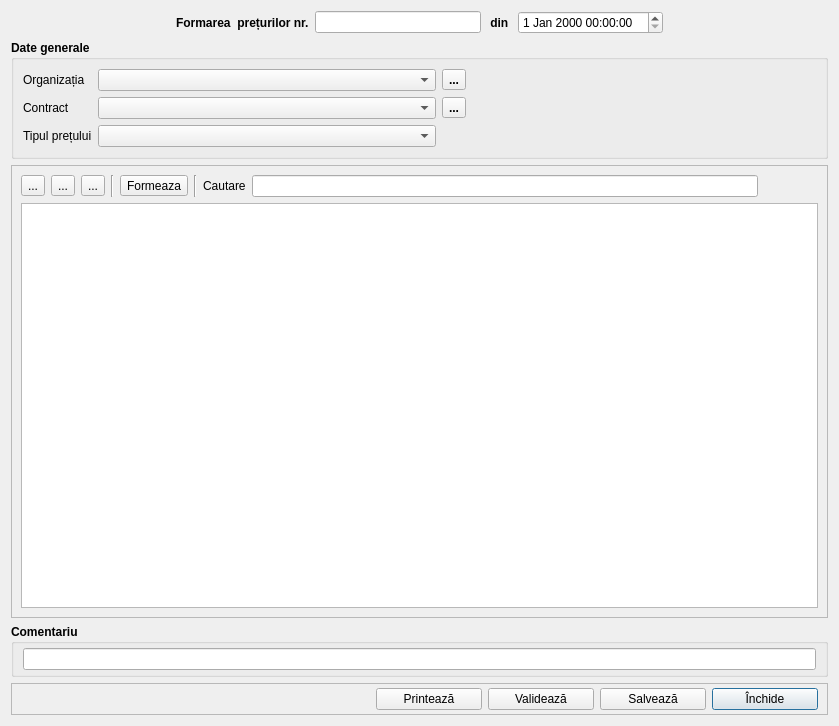
<?xml version="1.0" encoding="UTF-8"?>
<ui version="4.0">
 <class>PricingDialog</class>
 <widget class="QDialog" name="PricingDialog">
 <property name="geometry">
  <rect>
   <x>0</x>
   <y>0</y>
   <width>839</width>
   <height>726</height>
  </rect>
 </property>
 <property name="font">
  <font>
   <family>Segoe UI</family>
  </font>
 </property>
 <property name="windowTitle">
  <string>Dialog</string>
 </property>
 <layout class="QGridLayout" name="gridLayout_5">
  <item row="0" column="0">
   <layout class="QHBoxLayout" name="horizontalLayout">
    <item>
     <spacer name="horizontalSpacer">
      <property name="orientation">
       <enum>Qt::Orientation::Horizontal</enum>
      </property>
      <property name="sizeHint" stdset="0">
       <size>
        <width>40</width>
        <height>20</height>
       </size>
      </property>
     </spacer>
    </item>
    <item>
     <widget class="QLabel" name="labelTitleDoc">
      <property name="font">
       <font>
        <family>Segoe UI</family>
        <bold>true</bold>
       </font>
      </property>
      <property name="text">
       <string>Formarea  prețurilor nr.</string>
      </property>
     </widget>
    </item>
    <item>
     <widget class="QLineEdit" name="editNumberDoc"/>
    </item>
    <item>
     <widget class="QLabel" name="labelFrom">
      <property name="font">
       <font>
        <family>Segoe UI</family>
        <bold>true</bold>
       </font>
      </property>
      <property name="text">
       <string> din </string>
      </property>
     </widget>
    </item>
    <item>
     <widget class="QDateTimeEdit" name="dateTimeDoc"/>
    </item>
    <item>
     <spacer name="horizontalSpacer_2">
      <property name="orientation">
       <enum>Qt::Orientation::Horizontal</enum>
      </property>
      <property name="sizeHint" stdset="0">
       <size>
        <width>40</width>
        <height>20</height>
       </size>
      </property>
     </spacer>
    </item>
   </layout>
  </item>
  <item row="1" column="0">
   <widget class="QGroupBox" name="groupBox">
    <property name="font">
     <font>
      <family>Segoe UI</family>
      <bold>true</bold>
     </font>
    </property>
    <property name="title">
     <string>Date generale</string>
    </property>
    <layout class="QGridLayout" name="gridLayout">
     <item row="0" column="0">
      <widget class="QLabel" name="label">
       <property name="font">
        <font>
         <family>Segoe UI</family>
         <bold>false</bold>
        </font>
       </property>
       <property name="text">
        <string>Organizația</string>
       </property>
      </widget>
     </item>
     <item row="0" column="4">
      <spacer name="horizontalSpacer_3">
       <property name="orientation">
        <enum>Qt::Orientation::Horizontal</enum>
       </property>
       <property name="sizeHint" stdset="0">
        <size>
         <width>350</width>
         <height>20</height>
        </size>
       </property>
      </spacer>
     </item>
     <item row="0" column="2">
      <widget class="QComboBox" name="comboOrganization">
       <property name="sizePolicy">
        <sizepolicy hsizetype="Expanding" vsizetype="Fixed">
         <horstretch>0</horstretch>
         <verstretch>0</verstretch>
        </sizepolicy>
       </property>
       <property name="font">
        <font>
         <family>Segoe UI</family>
         <bold>false</bold>
        </font>
       </property>
      </widget>
     </item>
     <item row="1" column="0">
      <widget class="QLabel" name="label_2">
       <property name="font">
        <font>
         <family>Segoe UI</family>
         <bold>false</bold>
        </font>
       </property>
       <property name="text">
        <string>Contract</string>
       </property>
      </widget>
     </item>
     <item row="2" column="0">
      <widget class="QLabel" name="label_3">
       <property name="font">
        <font>
         <family>Segoe UI</family>
         <bold>false</bold>
        </font>
       </property>
       <property name="text">
        <string>Tipul prețului</string>
       </property>
      </widget>
     </item>
     <item row="1" column="2">
      <widget class="QComboBox" name="comboContract">
       <property name="font">
        <font>
         <family>Segoe UI</family>
         <bold>false</bold>
        </font>
       </property>
      </widget>
     </item>
     <item row="2" column="2">
      <widget class="QComboBox" name="comboTypesPricing">
       <property name="font">
        <font>
         <family>Segoe UI</family>
         <bold>false</bold>
        </font>
       </property>
      </widget>
     </item>
     <item row="0" column="3">
      <widget class="QToolButton" name="btnOpenCatOrganization">
       <property name="text">
        <string>...</string>
       </property>
       <property name="icon">
        <iconset resource="../../resources/resource.qrc">
         <normaloff>:/img/catalogs/open_catalog.png</normaloff>:/img/catalogs/open_catalog.png</iconset>
       </property>
       <property name="shortcut">
        <string>Esc</string>
       </property>
      </widget>
     </item>
     <item row="1" column="3">
      <widget class="QToolButton" name="btnOpenCatContract">
       <property name="text">
        <string>...</string>
       </property>
       <property name="icon">
        <iconset resource="../../resources/resource.qrc">
         <normaloff>:/img/catalogs/open_catalog.png</normaloff>:/img/catalogs/open_catalog.png</iconset>
       </property>
      </widget>
     </item>
    </layout>
   </widget>
  </item>
  <item row="2" column="0">
   <widget class="QFrame" name="frame_table">
    <property name="frameShape">
     <enum>QFrame::Shape::StyledPanel</enum>
    </property>
    <property name="frameShadow">
     <enum>QFrame::Shadow::Raised</enum>
    </property>
    <layout class="QGridLayout" name="gridLayout_2">
     <item row="0" column="0">
      <layout class="QHBoxLayout" name="layoutToolBar">
       <item>
        <widget class="QToolButton" name="btnAdd">
         <property name="toolTip">
          <string>Adauga (Ins.)</string>
         </property>
         <property name="text">
          <string>...</string>
         </property>
         <property name="icon">
          <iconset resource="../../resources/resource.qrc">
           <normaloff>:/img/toolBar/add.png</normaloff>:/img/toolBar/add.png</iconset>
         </property>
         <property name="shortcut">
          <string>Ins</string>
         </property>
        </widget>
       </item>
       <item>
        <widget class="QToolButton" name="btnEdit">
         <property name="toolTip">
          <string>Editeaza (F2)</string>
         </property>
         <property name="text">
          <string>...</string>
         </property>
         <property name="icon">
          <iconset resource="../../resources/resource.qrc">
           <normaloff>:/img/toolBar/edit.png</normaloff>:/img/toolBar/edit.png</iconset>
         </property>
         <property name="shortcut">
          <string>F2</string>
         </property>
        </widget>
       </item>
       <item>
        <widget class="QToolButton" name="btnDeletion">
         <property name="toolTip">
          <string>Elimina (Del)</string>
         </property>
         <property name="text">
          <string>...</string>
         </property>
         <property name="icon">
          <iconset resource="../../resources/resource.qrc">
           <normaloff>:/img/toolBar/delete.png</normaloff>:/img/toolBar/delete.png</iconset>
         </property>
         <property name="shortcut">
          <string>Del</string>
         </property>
        </widget>
       </item>
       <item>
        <widget class="Line" name="line">
         <property name="orientation">
          <enum>Qt::Orientation::Vertical</enum>
         </property>
        </widget>
       </item>
       <item>
        <widget class="QToolButton" name="btnFormsTable">
         <property name="minimumSize">
          <size>
           <width>0</width>
           <height>0</height>
          </size>
         </property>
         <property name="toolTip">
          <string>Formeaza (Ctrl + Space)</string>
         </property>
         <property name="text">
          <string>Formeaza</string>
         </property>
         <property name="icon">
          <iconset resource="../../resources/resource.qrc">
           <normaloff>:/img/oxygen/go-next.png</normaloff>:/img/oxygen/go-next.png</iconset>
         </property>
         <property name="shortcut">
          <string>Ctrl+Space</string>
         </property>
         <property name="toolButtonStyle">
          <enum>Qt::ToolButtonStyle::ToolButtonTextBesideIcon</enum>
         </property>
        </widget>
       </item>
       <item>
        <widget class="Line" name="line_2">
         <property name="orientation">
          <enum>Qt::Orientation::Vertical</enum>
         </property>
        </widget>
       </item>
       <item>
        <widget class="QLabel" name="label_4">
         <property name="text">
          <string>Cautare</string>
         </property>
        </widget>
       </item>
       <item>
        <widget class="SearchLineEdit" name="editSearch">
         <property name="clearButtonEnabled">
          <bool>true</bool>
         </property>
        </widget>
       </item>
       <item>
        <spacer name="horizontalSpacer_5">
         <property name="orientation">
          <enum>Qt::Orientation::Horizontal</enum>
         </property>
         <property name="sizeType">
          <enum>QSizePolicy::Policy::Preferred</enum>
         </property>
         <property name="sizeHint" stdset="0">
          <size>
           <width>60</width>
           <height>20</height>
          </size>
         </property>
        </spacer>
       </item>
      </layout>
     </item>
     <item row="1" column="0">
      <widget class="QTableView" name="tableView"/>
     </item>
    </layout>
   </widget>
  </item>
  <item row="4" column="0">
   <widget class="QFrame" name="frame_footer">
    <property name="frameShape">
     <enum>QFrame::Shape::StyledPanel</enum>
    </property>
    <property name="frameShadow">
     <enum>QFrame::Shadow::Raised</enum>
    </property>
    <layout class="QGridLayout" name="gridLayout_4">
     <property name="leftMargin">
      <number>9</number>
     </property>
     <property name="topMargin">
      <number>4</number>
     </property>
     <property name="bottomMargin">
      <number>4</number>
     </property>
     <item row="0" column="6">
      <widget class="QPushButton" name="btnClose">
       <property name="minimumSize">
        <size>
         <width>106</width>
         <height>0</height>
        </size>
       </property>
       <property name="toolTip">
        <string>Inchidere (Esc)</string>
       </property>
       <property name="text">
        <string>Închide</string>
       </property>
       <property name="icon">
        <iconset resource="../../resources/resource.qrc">
         <normaloff>:/img/btns/close.png</normaloff>:/img/btns/close.png</iconset>
       </property>
       <property name="shortcut">
        <string>Esc</string>
       </property>
      </widget>
     </item>
     <item row="0" column="3">
      <widget class="QPushButton" name="btnPrint">
       <property name="minimumSize">
        <size>
         <width>106</width>
         <height>0</height>
        </size>
       </property>
       <property name="toolTip">
        <string>Printeaza (Ins)</string>
       </property>
       <property name="text">
        <string>Printează</string>
       </property>
       <property name="icon">
        <iconset resource="../../resources/resource.qrc">
         <normaloff>:/img/actions/print.png</normaloff>:/img/actions/print.png</iconset>
       </property>
       <property name="shortcut">
        <string>Ctrl+P</string>
       </property>
      </widget>
     </item>
     <item row="0" column="5">
      <widget class="QPushButton" name="btnWrite">
       <property name="minimumSize">
        <size>
         <width>106</width>
         <height>0</height>
        </size>
       </property>
       <property name="toolTip">
        <string>Salvare (Ctrl + S)</string>
       </property>
       <property name="text">
        <string>Salvează</string>
       </property>
       <property name="icon">
        <iconset resource="../../resources/resource.qrc">
         <normaloff>:/img/btns/save.png</normaloff>:/img/btns/save.png</iconset>
       </property>
       <property name="shortcut">
        <string>Ctrl+S</string>
       </property>
      </widget>
     </item>
     <item row="0" column="4">
      <widget class="QPushButton" name="btnOK">
       <property name="minimumSize">
        <size>
         <width>106</width>
         <height>0</height>
        </size>
       </property>
       <property name="toolTip">
        <string>Validare (Ctrl + Enter, Ctrl + Return) </string>
       </property>
       <property name="text">
        <string>Validează</string>
       </property>
       <property name="icon">
        <iconset resource="../../resources/resource.qrc">
         <normaloff>:/img/btns/valide.png</normaloff>:/img/btns/valide.png</iconset>
       </property>
       <property name="shortcut">
        <string>Ctrl+Return, Ctrl+Enter</string>
       </property>
      </widget>
     </item>
     <item row="0" column="2">
      <spacer name="horizontalSpacer_4">
       <property name="orientation">
        <enum>Qt::Orientation::Horizontal</enum>
       </property>
       <property name="sizeHint" stdset="0">
        <size>
         <width>40</width>
         <height>20</height>
        </size>
       </property>
      </spacer>
     </item>
     <item row="0" column="0">
      <layout class="QHBoxLayout" name="layoutAuthor"/>
     </item>
    </layout>
   </widget>
  </item>
  <item row="3" column="0">
   <widget class="QGroupBox" name="groupBox_2">
    <property name="font">
     <font>
      <family>Segoe UI</family>
      <bold>true</bold>
     </font>
    </property>
    <property name="title">
     <string>Comentariu</string>
    </property>
    <layout class="QGridLayout" name="gridLayout_3">
     <property name="topMargin">
      <number>4</number>
     </property>
     <property name="bottomMargin">
      <number>4</number>
     </property>
     <item row="0" column="0">
      <widget class="QLineEdit" name="editComment">
       <property name="font">
        <font>
         <family>Segoe UI</family>
         <bold>false</bold>
        </font>
       </property>
      </widget>
     </item>
    </layout>
   </widget>
  </item>
 </layout>
</widget>
<customwidgets>
 <customwidget>
  <class>SearchLineEdit</class>
  <extends>QLineEdit</extends>
  <header>customs/searchlineedit.h</header>
 </customwidget>
</customwidgets>
<tabstops>
 <tabstop>editNumberDoc</tabstop>
 <tabstop>dateTimeDoc</tabstop>
 <tabstop>comboOrganization</tabstop>
 <tabstop>comboContract</tabstop>
 <tabstop>comboTypesPricing</tabstop>
 <tabstop>tableView</tabstop>
 <tabstop>editComment</tabstop>
 <tabstop>btnPrint</tabstop>
 <tabstop>btnOK</tabstop>
 <tabstop>btnWrite</tabstop>
 <tabstop>btnClose</tabstop>
</tabstops>
<resources>
 <include location="../../resources/resource.qrc"/>
</resources>
 <connections/>
</ui>
